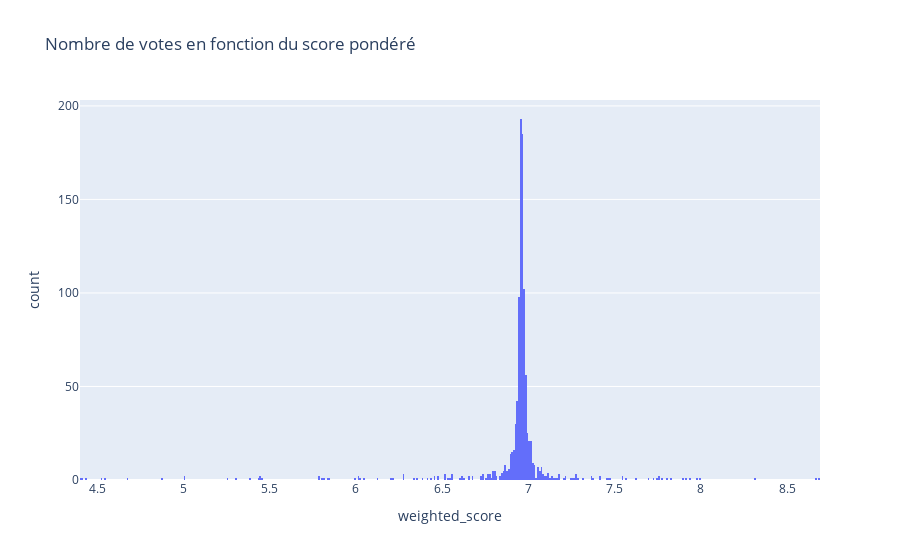

The code cell stored with this chart in its notebook:
### Markdown cell above
## Représentation de la notation

### Code cell
px.histogram(df, x='weighted_score', title='Nombre de votes en fonction du score pondéré', nbins=500)

### Figure 1 — Plotly figure (JSON) as saved in the notebook; plotly's stock layout.template omitted (floating-point values rounded to 4 significant figures; data arrays with more than 128 entries replaced by an {"elided": "..."} marker saying what was removed)
{"data": [{"bingroup": "x", "hovertemplate": "weighted_score=%{x}<br>count=%{y}<extra></extra>", "legendgroup": "", "marker": {"color": "#636efa", "pattern": {"shape": ""}}, "name": "", "nbinsx": 500, "orientation": "v", "showlegend": false, "type": "histogram", "x": {"elided": "10000 float values"}, "xaxis": "x", "yaxis": "y"}], "layout": {"barmode": "relative", "legend": {"tracegroupgap": 0}, "title": {"text": "Nombre de votes en fonction du score pondéré"}, "xaxis": {"anchor": "y", "domain": [0, 1], "title": {"text": "weighted_score"}}, "yaxis": {"anchor": "x", "domain": [0, 1], "title": {"text": "count"}}}}
